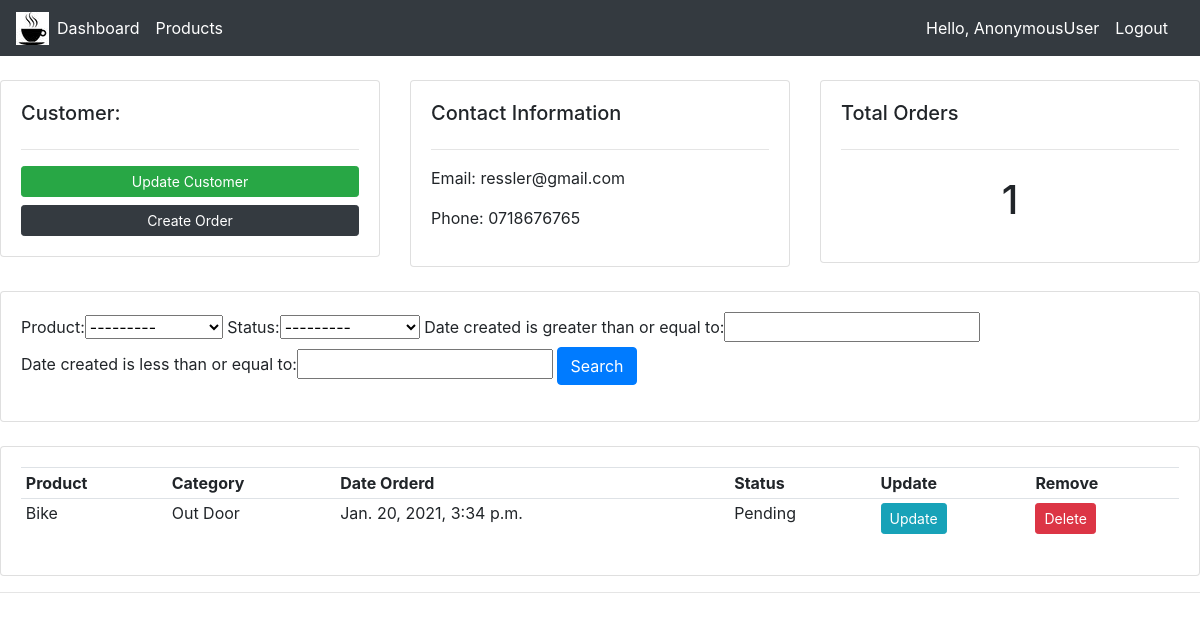
Page /customers/2/ on the committed database.
### customer_app/models.py (models this page shows, shortened)
class Customer(models.Model):
    name = models.CharField(max_length=200)
    email = models.EmailField(max_length=50)
    phone = models.CharField(max_length=15)
    date_created = models.DateTimeField(default=timezone.now)

class Order(models.Model):
    STATUS = (
        ('Pending', 'Pending'),
        ('Out for delivery', 'Out for delivery'),
        ('Delivered', 'Delivered'),
    )
    customer = models.ForeignKey(Customer, default=None, on_delete=models.CASCADE) # cascade deletes the whole order when a customer is deleted
    product = models.ForeignKey(Product, null=True, on_delete=models.SET_NULL) # set_null does not delete the whole order if a product is deleted
    date_created = models.DateTimeField(default=timezone.now)
    status = models.CharField(max_length=200, choices=STATUS)

class Product(models.Model):
    CATEGORY = (
        ('Indoor', 'Indoor'),
        ('Out Door', 'Out Door'),
    )
    name = models.CharField(max_length=200)
    price = models.FloatField()
    category = models.CharField(max_length=200, choices=CATEGORY)
    description = models.CharField(max_length=200)
    tag = models.ManyToManyField(Tag)
    date_created = models.DateTimeField(default=timezone.now)
    def __str__(self):
        return self.name

### customer_app/views.py (the view)
# urls.py: path('customers/<int:pk>/', views.customers, name='customers'),
def customers(request, pk):
    customer = Customer.objects.get(id=pk)
    orders = customer.order_set.all()
    orders_count = orders.count()
    myFilter = OrderFilter(request.GET, queryset = orders)
    orders = myFilter.qs
    context = {'customer':customer, 'orders':orders, 'orders_count':orders_count, 'myFilter':myFilter}
    return render(request, 'customer_app/customers.html', context)

### templates/customer_app/customers.html
{% extends 'base.html' %}
{% block content %}
    <br>
    <div class="row">
        <div class="col-md">
            <div class="card card-body">
                <h5>Customer:</h5>
                <hr>
                <a class="btn btn-success btn-sm btn-block" href="">Update Customer</a>
                <a class="btn btn-dark btn-sm btn-block" href="{% url 'create_order' customer.id %}">Create Order</a>
            </div>
        </div>
        <div class="col-md">
            <div class="card card-body">
                <h5>Contact Information</h5>
                <hr>
                <p>Email: {{ customer.email}}</p>
                <p>Phone: {{ customer.phone}}</p>
            </div>
        </div>
        <div class="col-md">
            <div class="card card-body">
                <h5>Total Orders</h5>
                <hr>
                <h1 style="text-align: center;padding: 10px"> {{orders_count}}</h1>
            </div>
        </div>
    </div>
    <br>
    <div class="row">
        <div class="col">
            <div class="card card-body">
                <form method="get">
                    {{myFilter.form}}
                <button class="btn btn-primary" type="submit">Search</button>
            </form>
            </div>
        </div>
    </div>
    <br>
    <div class="row">
        <div class="col-md">
            <div class="card card-body">
                <table class="table table-sm">
                    <tr>
                        <th>Product</th>
                        <th>Category</th>
                        <th>Date Orderd</th>
                        <th>Status</th>
                        <th>Update</th>
                        <th>Remove</th>
                    </tr>
                    {% for order in orders %}
                    <tr>
                        <td>{{ order.product }}</td>
                        <td>{{ order.product.category }}</td>
                        <td>{{ order.date_created }}</td>
                        <td>{{ order.status }}</td>
                        <td><a class="btn btn-sm btn-info" href="{% url 'update_order' order.id %}">Update</a></td>
                        <td><a class="btn btn-sm btn-danger" href="{% url 'delete_order' order.id %}">Delete</a></td>
                    </tr>
                    {% endfor %}
                </table>
            </div>
        </div>
    </div>
{% endblock content %}

### static/css/style.css (style rules this page uses)
body { background-color: #C0C0C0; }

### rows in the picture
Customer: email "ressler@gmail.com", phone "0718676765"
Order: product "Bike", product.category "Out Door", date_created "Jan. 20, 2021, 3:34 p.m.", status "Pending"

### other values in the picture
{{ request.user }} "AnonymousUser"
{{ orders_count }} "1"
